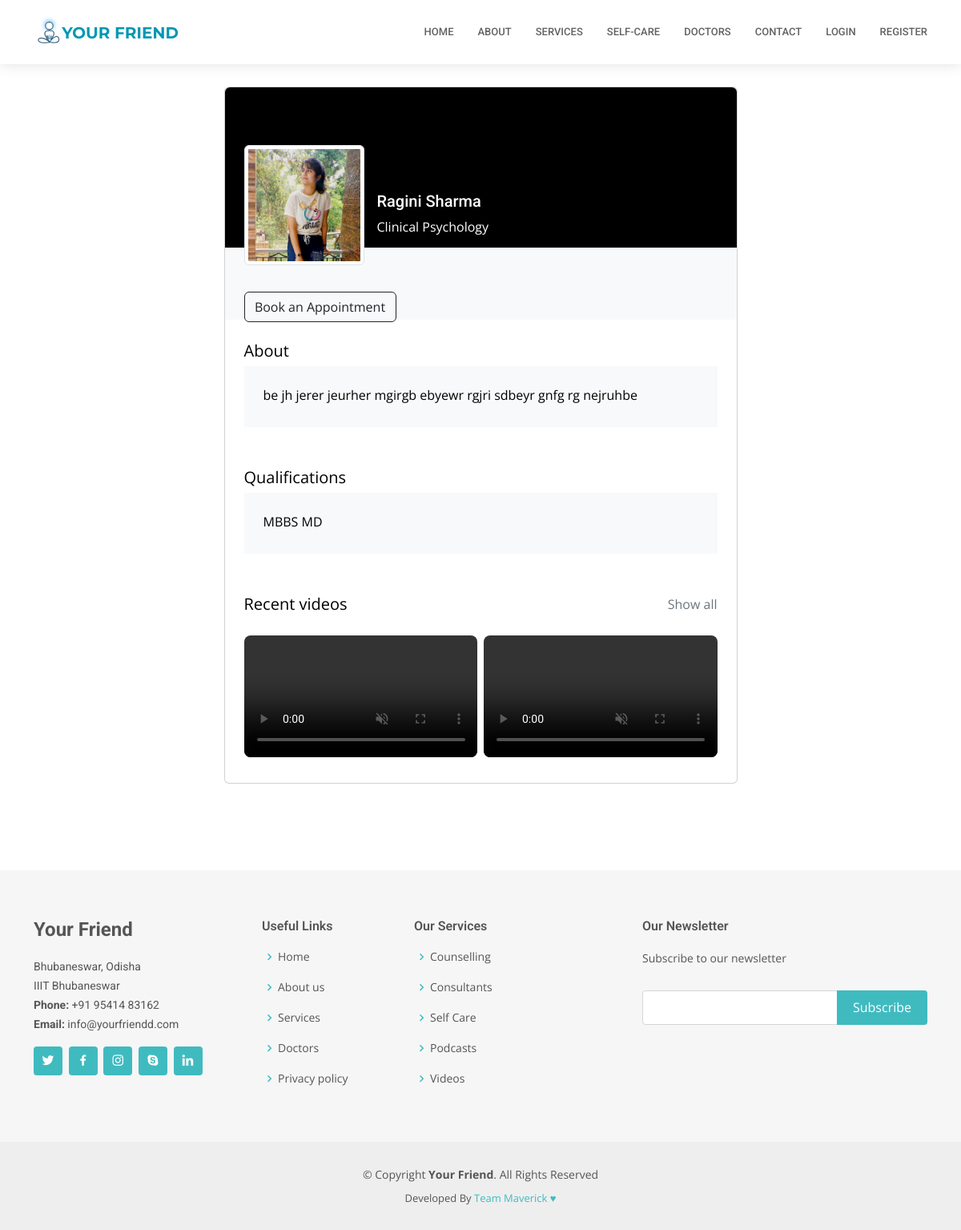
Screenshot of /auth/doctors/18 with the database file from the repository.
### accounts/models.py (models this page shows, shortened)
class Consultant(models.Model):
    user = models.OneToOneField(User, on_delete=models.CASCADE, primary_key=True)
    name = models.CharField(max_length=250, default = "doctor")
    qualification = models.CharField(max_length = 100)
    speciality = models.CharField(max_length = 300)
    clinic = models.CharField(max_length = 300)
    contact = models.CharField(max_length = 13)
    email = models.EmailField(max_length = 200)
    photo = models.ImageField(upload_to = 'media', default = 'one.jpg')
    bio = models.TextField()

### home/models.py (models this page shows, shortened)
class SelfCare(models.Model):
    name=models.CharField(max_length=255)
    posted_by=models.ForeignKey(User,on_delete=models.CASCADE)
    file=models.FileField(upload_to="selfcare")
    description=models.TextField()

### accounts/views.py (the view)
# urls.py: path('doctors/<int:pk>', views.doctorr, name='doctorr'),
def doctorr(request, pk):
    doctor = Consultant.objects.filter(pk = pk).first()
    selfcare_techniques = SelfCare.objects.filter(posted_by=doctor.user)
    context = {'doctor':doctor,'techniques':selfcare_techniques}
    return render(request, 'doctor.html', context)

### templates/doctor.html (shortened to what this page needs)
{% extends 'base.html' %}
{% block body %}
<section class="h-100 gradient-custom-2">
    <div class="container py-5 h-100">
      <div class="row d-flex justify-content-center align-items-center h-100">
        <div class="col col-lg-9 col-xl-7">
          <div class="card">
            <div class="rounded-top text-white d-flex flex-row" style="background-color: #000; height:200px;">
              <div class="ms-4 mt-5 d-flex flex-column" style="width: 150px;">
                <img src="/media/{{doctor.photo}}"
                  alt="Generic placeholder image" class="img-fluid img-thumbnail mt-4 mb-2"
                  style="width: 150px; z-index: 1">
                <a href="/auth/bookappointment/{{doctor.pk}}",type="button" class="btn btn-outline-dark" data-mdb-ripple-color="dark"
                  style="z-index: 1; margin-top: 25px;
                  width: 190px;">
                  Book an Appointment
                </a>
              </div>
              <div class="ms-3" style="margin-top: 130px;">
                <h5>{{doctor.name}}</h5>
                <p>{{doctor.speciality}}</p>
              </div>
            </div>
            <div class="p-4 text-black" style="background-color: #f8f9fa; height: 90px;">
              <div class="d-flex justify-content-end text-center py-1">
              </div>
            </div>
            <div class="card-body p-4 text-black">
              <div class="mb-5">
                <p class="lead fw-normal mb-1">About</p>
                <div class="p-4" style="background-color: #f8f9fa;">
                  <p class="font-italic mb-1">{{doctor.bio}}</p>
                </div>
              </div>
              <div class="mb-5">
                <p class="lead fw-normal mb-1">Qualifications</p>
                <div class="p-4" style="background-color: #f8f9fa;">
                  <p class="font-italic mb-1">{{doctor.qualification}}</p>
                </div>
              </div>
              <div class="d-flex justify-content-between align-items-center mb-4">
                <p class="lead fw-normal mb-0">Recent videos</p>
                <p class="mb-0"><a href="#!" class="text-muted">Show all</a></p>
              </div>
              <div class="row g-2">
                {% for i in techniques %}
                <div class="col mb-2">
                  <video class="w-100 h-100 rounded-3" type="video/mp4" controls autoplay muted>
                    <source src="/media/{{i.file}}" type="video/mp4">Link </source>
                  </video>
                </div>
                {% endfor %}
              </div>
            </div>
          </div>
        </div>
      </div>
    </div>
  </section>
{% endblock body %}

### static/css/style.css (style rules this page uses)
body { font-family: "Open Sans", sans-serif; color: #444444; }
a { color: #3fbbc0; text-decoration: none; }
h1, h2, h3, h4, h5, h6 { font-family: "Roboto", sans-serif; }
section { padding: 60px 0; overflow: hidden; }

### rows the page displays
Consultant: photo (picture), name "Ragini Sharma", speciality "Clinical Psychology", bio "be jh jerer jeurher mgirgb ebyewr rgjri sdbeyr gnfg rg nejruhbe", qualification "MBBS MD"
